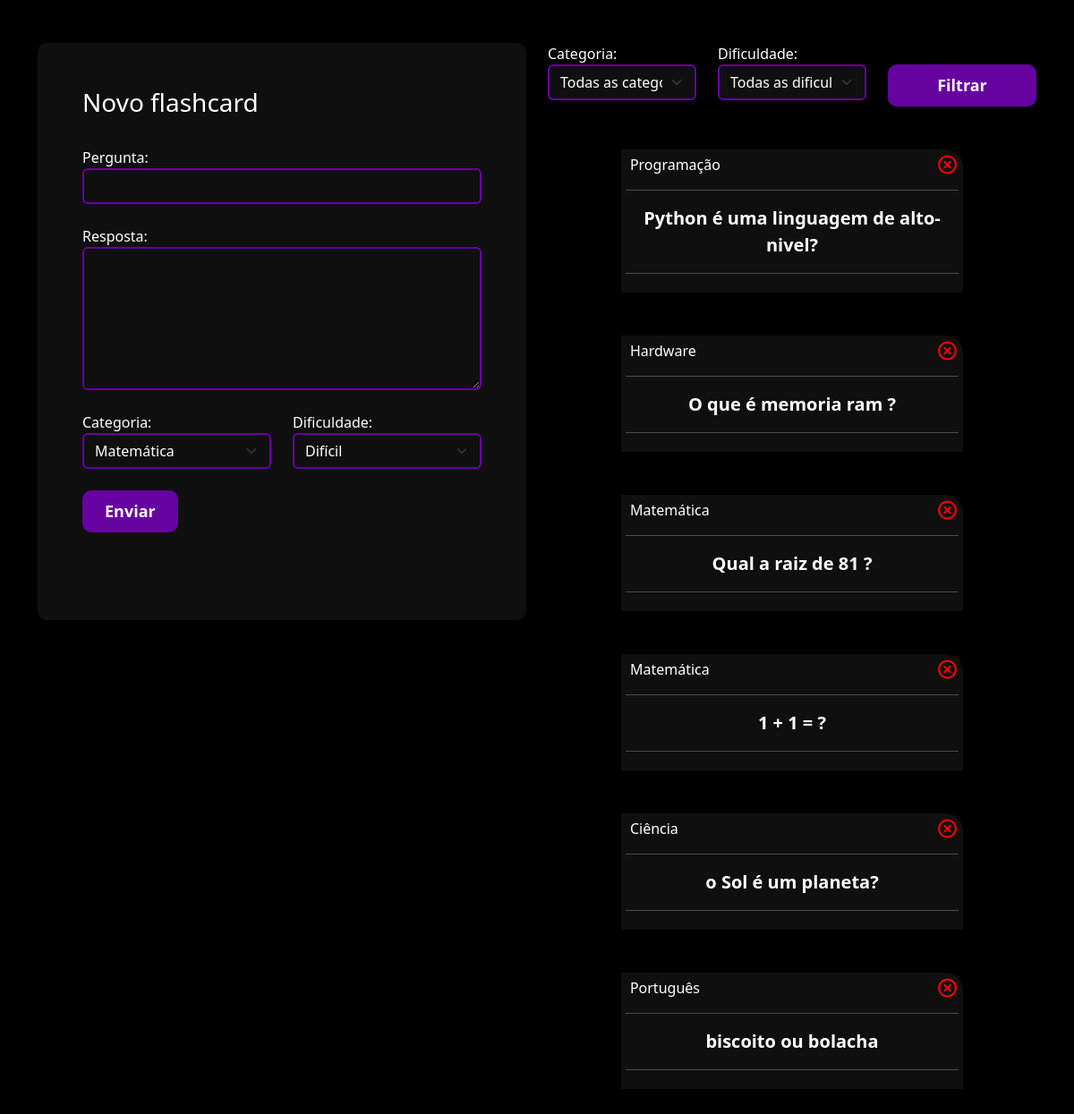
The app's page /flashcard/novo_flashcard/ (signed in), older data.
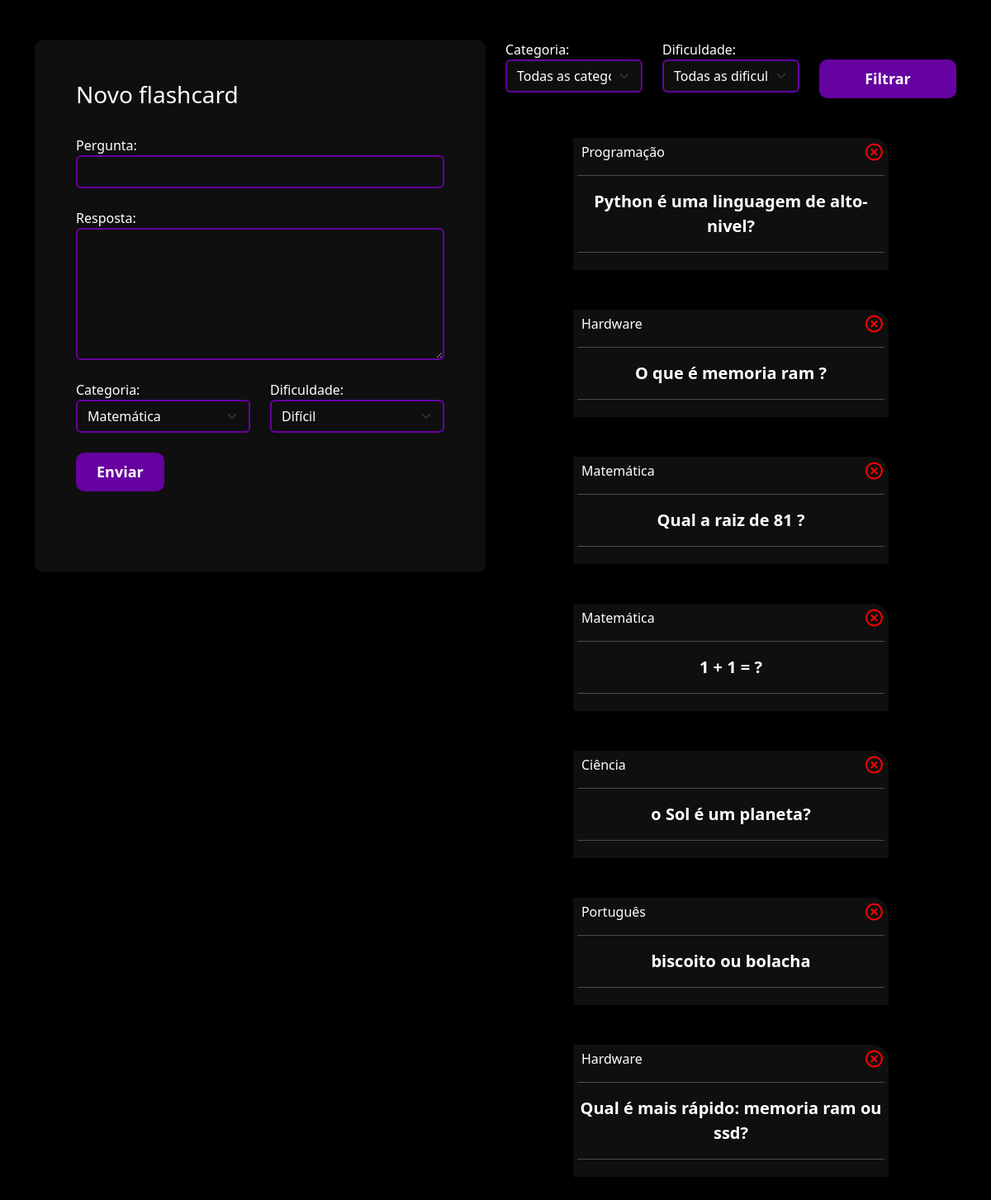
The same page, newer data.
### flashcard/models.py (models this page shows, shortened)
class Flashcard(models.Model):
    DIFICULDADE_CHOICES = (('D', 'Difícil'), ('M', 'Médio'), ('F', 'Fácil'))
    user = models.ForeignKey(User, on_delete=models.DO_NOTHING)
    pergunta = models.CharField(max_length=200)
    resposta = models.TextField()
    categoria = models.ForeignKey(Categoria, on_delete=models.DO_NOTHING)
    dificuldade = models.CharField(max_length=1, choices=DIFICULDADE_CHOICES)

class Categoria(models.Model):
    nome = models.CharField(max_length=25)
    def __str__(self):
        return self.nome

### flashcard/views.py (the view, shortened to what this page needs)
# urls.py: path('novo_flashcard/', views.novo_flashcard, name="novo_flashcard"),
def novo_flashcard(req):
    if not req.user.is_authenticated:
        return redirect("/usuarios/logar")
    elif req.method == "GET":
        categoria = Categoria.objects.all()
        dificuldades = Flashcard.DIFICULDADE_CHOICES
        flashcards = Flashcard.objects.filter(user=req.user)
        categoria_filter = req.GET.get("categoria")
        dificuldade_filter = req.GET.get("dificuldade")
        if categoria_filter:
            flashcards = flashcards.filter(categoria__id=categoria_filter)
        if dificuldade_filter:
            flashcards = flashcards.filter(dificuldade=dificuldade_filter)
        return render(
            req,
            "novo_flashcard.html",
            {
                "categorias": categoria,
                "dificuldades": dificuldades,
                "flashcards": flashcards,
            },
        )

### flashcard/templates/novo_flashcard.html (shortened to what this page needs)
{% extends "base.html" %} {% load static %} {% block 'header' %}
<link href="{% static 'usuarios/css/cadastro.css' %}" rel="stylesheet" />
<link
  href="https://unpkg.com/boxicons@2.1.4/css/boxicons.min.css"
  rel="stylesheet"
/>
<link href="{% static 'flashcard/css/novo_flashcard.css' %}" rel="stylesheet" />
{% endblock 'header' %} {% block 'conteudo' %}
<div class="container">
  <br />
  <br />
  <div class="row">
    <div class="col-md">
      <div class="box-form">
        <form action="{% url 'novo_flashcard' %}" method="POST">
          <h3>Novo flashcard</h3>
          <br />
          <label>Pergunta:</label>
          <input type="text" class="form-control" name="pergunta" required />
          <br />
          <label>Resposta:</label>
          <textarea
            class="form-control"
            name="resposta"
            rows="6"
            required
          ></textarea>
          <br />
          <div class="row">
            <div class="col-md">
              <label for="">Categoria:</label>
              <select class="form-select" name="categoria">
                {% for categoria in categorias %}
                <option value="{{categoria.id}}">{{categoria}}</option>
                {% endfor %}
              </select>
            </div>
            <div class="col-md">
              <label for="">Dificuldade:</label>
              <select class="form-select" name="dificuldade">
                {% for dificuldade in dificuldades %}
                <option value="{{dificuldade.0}}">{{dificuldade.1}}</option>
                {% endfor %}
              </select>
            </div>
          </div>
          <br />
          <input type="submit" value="Enviar" class="btn-cadastro" />
          <br />
          <br />
          <br />
        </form>
      </div>
    </div>
    <div class="col-md">
      <form action="{% url 'novo_flashcard' %}" method="GET">
        <div class="row">
          <div class="col-md">
            <label for="">Categoria:</label>
            <select name="categoria" id="" class="form-select">
              <option value="">Todas as categorias:</option>
            </select>
          </div>
          <div class="col-md">
            <label for="">Dificuldade:</label>
            <select name="dificuldade" id="" class="form-select">
              <option value="">Todas as dificuldades:</option>
            </select>
          </div>
          <div class="col-md">
            <br />
            <input
              type="submit"
              style="width: 100%"
              value="Filtrar"
              class="btn-cadastro"
            />
          </div>
        </div>
      </form>
      <br />
      <br />
      {% for flash in flashcards %}
      <div class="box-new-flashcard" onclick="flip_card({{flash.id}})">
        <div class="flashcard">
          <div class="flashcard-categoria">{{flash.categoria}}</div>
          <a href="{% url 'delete_flashcard' flash.id %}"
            ><i class="icone-exit bx bx-x-circle"></i
          ></a>
          <hr />
          <div class="flashcard-box-item">
            <p class="flashcard-item">{{flash.pergunta}}</p>
          </div>
          <hr />
        </div>
      </div>
      <br />
      <br />
      {% endfor %}
    </div>
  </div>
</div>
{% endblock 'conteudo' %}

Row changes from the older to the newer data that the page shows:
added Flashcard: categoria "Hardware", pergunta "Qual é mais rápido: memoria ram ou ssd?"
